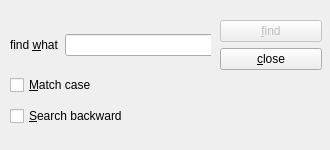
<?xml version="1.0" encoding="UTF-8"?>
<ui version="4.0">
 <class>bridge</class>
 <widget class="QDialog" name="bridge">
  <property name="geometry">
   <rect>
    <x>0</x>
    <y>0</y>
    <width>330</width>
    <height>150</height>
   </rect>
  </property>
  <property name="minimumSize">
   <size>
    <width>330</width>
    <height>150</height>
   </size>
  </property>
  <property name="maximumSize">
   <size>
    <width>330</width>
    <height>150</height>
   </size>
  </property>
  <property name="windowTitle">
   <string>finddialog</string>
  </property>
  <widget class="QWidget" name="widget" native="true">
   <property name="geometry">
    <rect>
     <x>10</x>
     <y>10</y>
     <width>201</width>
     <height>61</height>
    </rect>
   </property>
   <widget class="QWidget" name="layoutWidget">
    <property name="geometry">
     <rect>
      <x>0</x>
      <y>20</y>
      <width>265</width>
      <height>30</height>
     </rect>
    </property>
    <layout class="QHBoxLayout" name="horizontalLayout">
     <item>
      <widget class="QLabel" name="_label">
       <property name="text">
        <string>find &amp;what</string>
       </property>
       <property name="buddy">
        <cstring>_lineEdit</cstring>
       </property>
      </widget>
     </item>
     <item>
      <widget class="QLineEdit" name="_lineEdit"/>
     </item>
    </layout>
   </widget>
  </widget>
  <widget class="QWidget" name="widget_2" native="true">
   <property name="geometry">
    <rect>
     <x>220</x>
     <y>20</y>
     <width>102</width>
     <height>125</height>
    </rect>
   </property>
   <layout class="QVBoxLayout" name="verticalLayout_2">
    <item>
     <widget class="QPushButton" name="_find">
      <property name="enabled">
       <bool>false</bool>
      </property>
      <property name="text">
       <string>&amp;find</string>
      </property>
      <property name="default">
       <bool>true</bool>
      </property>
     </widget>
    </item>
    <item>
     <widget class="QPushButton" name="_close">
      <property name="text">
       <string>&amp;close</string>
      </property>
     </widget>
    </item>
    <item>
     <spacer name="verticalSpacer">
      <property name="orientation">
       <enum>Qt::Vertical</enum>
      </property>
      <property name="sizeHint" stdset="0">
       <size>
        <width>20</width>
        <height>28</height>
       </size>
      </property>
     </spacer>
    </item>
   </layout>
  </widget>
  <widget class="QWidget" name="layoutWidget">
   <property name="geometry">
    <rect>
     <x>10</x>
     <y>70</y>
     <width>177</width>
     <height>61</height>
    </rect>
   </property>
   <layout class="QVBoxLayout" name="verticalLayout">
    <item>
     <widget class="QCheckBox" name="_caseCheck">
      <property name="text">
       <string>&amp;Match case</string>
      </property>
     </widget>
    </item>
    <item>
     <widget class="QCheckBox" name="checkBox_2">
      <property name="text">
       <string>&amp;Search backward</string>
      </property>
     </widget>
    </item>
   </layout>
  </widget>
 </widget>
 <resources/>
 <connections/>
</ui>
